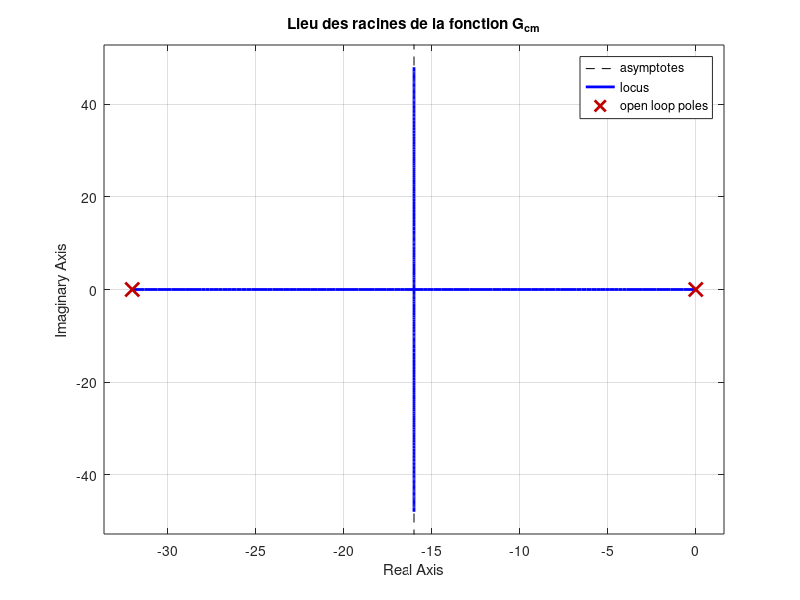

This figure's MATLAB source: (Note: this script raises an error after producing the figure.)
%% SI Conception de la boucle interne 
% clear all; clc;close all;
load("data_1v_4-09_100hz.mat", "Vm", "servo", "omega_c", "tsimu");
%Variables
ms  = 0.064;
Js  = 4.129e-6;
rs  = 0.0127;
g   = 9.81;
km  = 0.0076776;
kt  = 0.0076830;
nm  = 0.69;
Jm  = 3.9001e-7;
Jeq = 0.0017728; % Jeq = Jm + N^2*Jc
ng  = 0.9;
Kg  = 70;
rarm = 0.0254;
L   = 0.4254;
N = ng*Kg;

% Valeur tirer de SC
Rm = 3.6267;
Beq = 0.0073;

% FT de Gcm(s) theta_c/Vm;
numGcm = [Kg*ng*nm*kt]; % Kg*ng = N
denGcm = [Rm*Jeq (Rm*Beq + nm*kt*km*(Kg.^2)*ng) 0];
Gcm = tf(numGcm, denGcm);

% Ft de Gcm(s) standard
numGcm_st = [Kg*ng*nm*kt./(Rm*Jeq)];
denGcm_st = [1 (Rm*Beq + nm*kt*km*(Kg.^2)*ng)./(Rm*Jeq) 0./(Rm*Jeq)];
Gcm_st = tf(numGcm_st, denGcm_st);


% % Lieu des racines SI-1 (à garder en commentaire si pas utiliser)
figure(1) 
rlocus(Gcm) 
title('Lieu des racines de la fonction G_c_m')

%SI-2 a)
Kcrit = 4.94;
%SI-2 b)
ts_b = 4/16; %Valeur 16 = -zeta*wn pris appartir du rlocus 
%SI-2 c)
% À partir de la règle 7 Rlocus a la main
ts_c = 4./(16.019); % valeur calculé papier 


%SI-2 d)
Gcm_BF = feedback(Kcrit*Gcm,1);
denGcm_BF = [Gcm_BF.Denominator{1, 1}(1) Gcm_BF.Denominator{1, 1}(2) Gcm_BF.Denominator{1, 1}(3)]/Gcm_BF.Denominator{1, 1}(1);
numGcm_BF = Gcm_BF.Numerator{1, 1}(3)/Gcm_BF.Denominator{1, 1}(1);

tf_ = tf(numGcm_BF,denGcm_BF);

wn = sqrt(denGcm_BF(3));
zeta = denGcm_BF(2)/(2*wn);
ts_d = 4/wn*zeta;

%SI-2 F)
i = (Kcrit:0.1:100);
p_ts_cst = rlocus(Gcm,i);
phi = pi - angle(p_ts_cst(1,:));
Mp = 100*exp(-pi./tan(phi));

figure(2)
plot(phi,Mp)
title('MP-phi pour gain avec ts identique')
xlabel('phi (rad)')
ylabel('MP(%)')

%SI-3
Kint_Rac = 7.72; % trouver avec rlocus à damping = 0.8
zeta = 0.8;


Kint_Calc = ((Beq*Rm+nm*kt*Kg*Kg*ng*km)/(Rm*Jeq*2*zeta)).^2 * (Rm*Jeq)/(nm*kt*Kg*ng);
Gcm_BF = feedback(Gcm*Kint_Calc,1); %Visualiser la FT

% SI-4
poles_BF = roots(Gcm_BF.Denominator{1, 1});

figure(3) 
rlocus(Gcm)
hold on
plot(real(poles_BF),  imag(poles_BF),'Diamond','Color','r')
hold on
plot(real(poles_BF), -imag(poles_BF),'Diamond','Color','r')
title('Lieu des racines de la fonction G_c_m')
legend('G_c_m','Pôles désirés')

% SI-5
figure()
margin(Gcm)
title('Diagramme de Bode de G_c_m')

% SI-6
[GM,PM,wg,wp] = margin(Gcm*Kint_Calc);

zeta_Calc = 0.5*sqrt(tand(PM)*sind(PM));
PM_Calc = atand((2*zeta)/(sqrt(sqrt(1+4*zeta.^4)-2*zeta.^2)));

%SI-7 
kbb = 5*g*rarm/(L*7);
coefA =  -(Rm*Beq+nm*kt*km*Kg.^2*ng)/(Rm*Jeq);
A = [0 1 0 0;
    0 0 kbb 0;
    0 0 0 1;
    0 0 0 coefA];
B = [0 0 0 (nm*kt*Kg*ng)/(Rm*Jeq)]';
C = [1 0 0 0;
    0 0 1 0];
D = [0 0]';

Aint = (A - B*Kint_Calc*C(2,:));
Bint = B*Kint_Calc;
Cint = C;
Dint = D;

vp_Aint = eig(Aint);

%SI-8
[numInt, denInt] = ss2tf(Aint,Bint,Cint,Dint,1);
Gsm_int = tf(numInt(1,:),denInt);
Gcm_int = tf(numInt(2,:),denInt);

poles_FT_int = roots(denInt); % Valeur propre et poles des FT sont identiques

%SI-9 
%La FT Gsm_int est classe 2 et la FT Gsm etait classe 3

%SI-10
figure()
rlocus(Gsm_int)
title('Lieu des racines de la G_s_m de la boucle interne')
% 
% close all;

